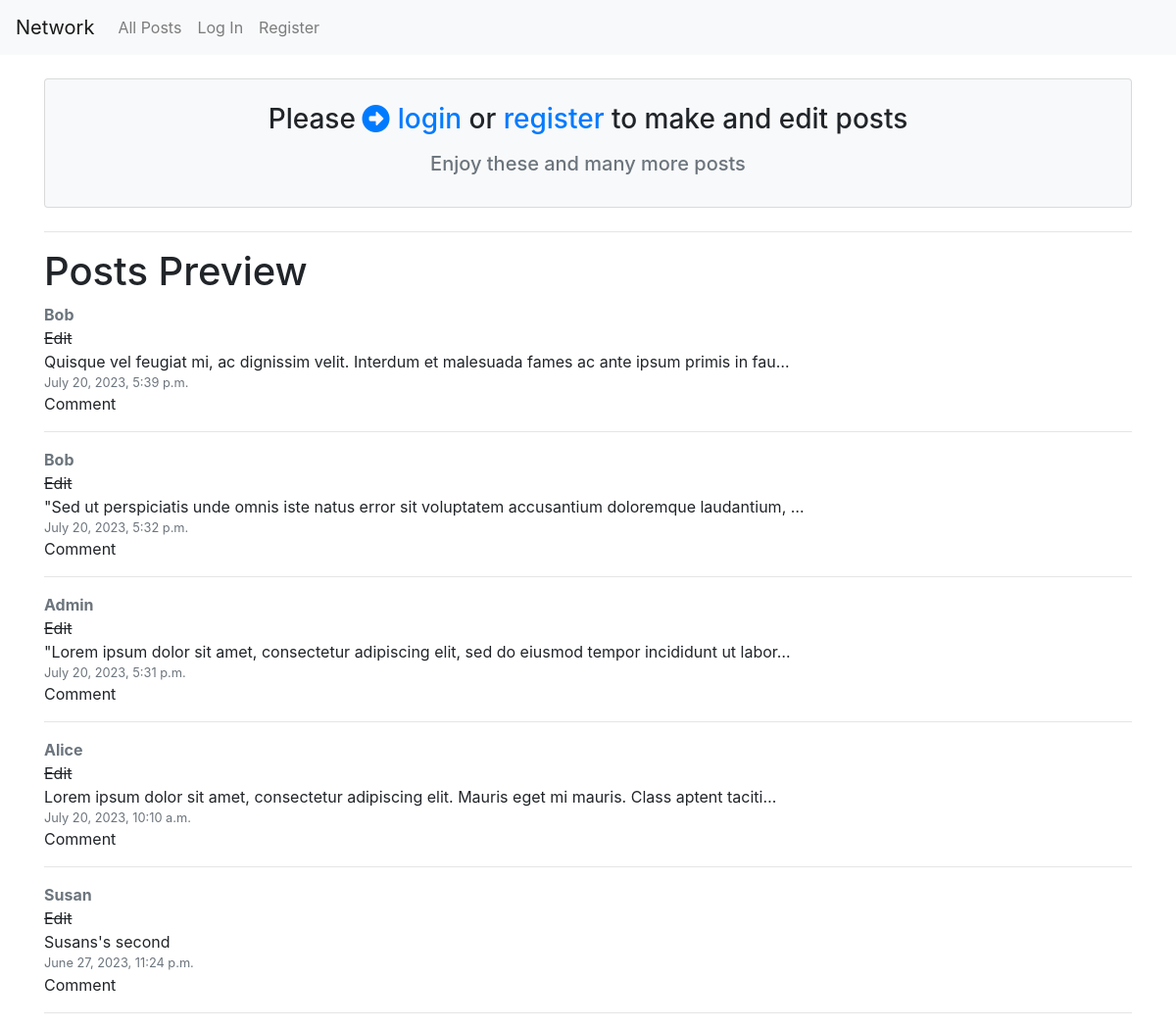
Before: / with the older database file.
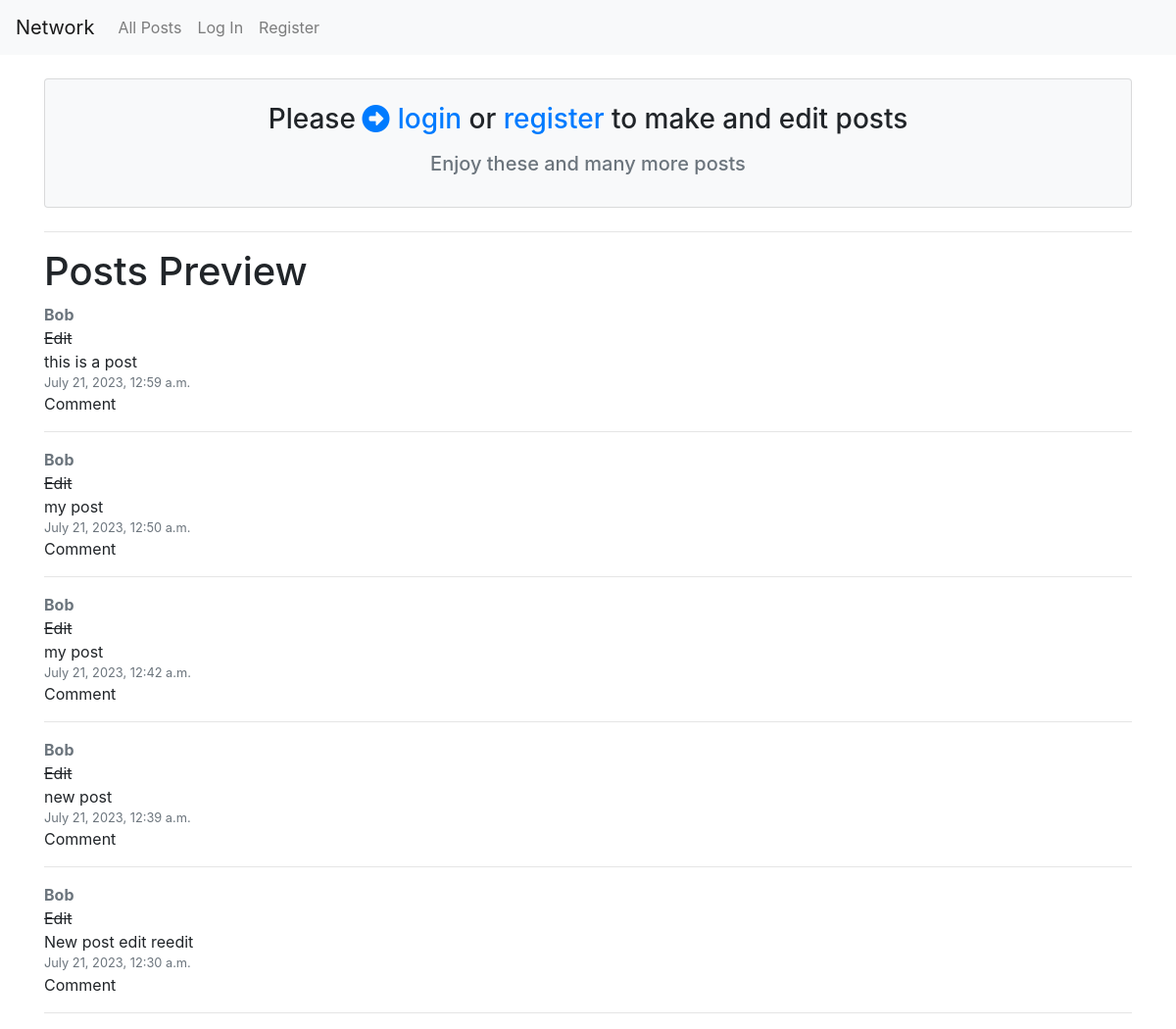
After: the same page with the newer database file.
### network/models.py (models this page shows, shortened)
class Post(models.Model):
    content = models.TextField(verbose_name='')
    user = models.ForeignKey(User, on_delete=models.CASCADE)
    comment = models.ForeignKey(Comment, on_delete=models.CASCADE, blank=True, null=True)
    pub_date = models.DateTimeField(auto_now_add=True)
    likes = models.ManyToManyField(User, related_name="post_like", blank=True)
    class Meta:
        ordering = ["-pub_date"]

class User(AbstractUser):
    pass

### network/views.py (the view, shortened to what this page needs)
# urls.py: path("", views.index, name="index"),
def index(request):
    form = PostForm()
    posts = Post.objects.order_by('-pub_date')
    preview_list = posts[:5]
    paginator = Paginator(posts, 10)
    page_number = request.GET.get("page")
    page_obj = paginator.get_page(page_number)
    return render(request, "network/index.html", {'form': form, 'preview_list': preview_list, 'page_obj': page_obj})

### network/templates/network/index.html (shortened to what this page needs)
{% extends "network/layout.html" %}
{% load static %}
{% load crispy_forms_tags %}
{% block body %}
    <div class="container">
        {% if request.user.is_authenticated %}
            <h1 class="fw_400">All Posts</h1>
            <p class="h3 fw_400">New Post</p>
            <form method="post">
                {% csrf_token %}
                {{ form|crispy }}
                <button class="btn btn-primary" type="submit">Post</button>
            </form>
            <hr>
            {% for post in page_obj  %}
                <a href="{% url 'profile' post.user.profile.id %}" class="my-1 font-weight-bold text-secondary">{{post.user | capfirst }}</a>
                {% if post.user == request.user %}<a class="d-block" href="{% url 'edit' post.id %}">Edit</a>{% endif %}
                <p class="my-0">{{ post.content|truncatechars:100 }} {% if post.content.count > 100 %}...{% endif %}</p>
                <p class="my-0 text-muted small">{{post.pub_date}}</p>
                {% if request.user in post.likes.all %}
                    <i value="{{ post.id }}" id="heart" class="fa-solid fa-heart" style="color:#ff0000"></i>
                {% else %}
                    <i value="{{ post.id }}" id="heart" class="fa-regular fa-heart" style="color:#ff0000"></i>
                {% endif %}
            <span id="count">{{post.likes.count}}</span>
                <p class="my-0">Comment</p>
                <hr>
            {% endfor %}
            <div class="pagination">
                <span class="step-links">
                    {% if page_obj.has_previous %}
                        <a href="?page=1">&laquo; first</a>
                        <a href="?page={{ page_obj.previous_page_number }}">previous</a>
                    {% endif %}
                    <span class="current">
                        Page {{ page_obj.number }} of {{ page_obj.paginator.num_pages }}.
                    </span>
                    {% if page_obj.has_next %}
                        <a href="?page={{ page_obj.next_page_number }}">next</a>
                        <a href="?page={{ page_obj.paginator.num_pages }}">last &raquo;</a>
                    {% endif %}
                    </span>
            </div>
        {% else %}
        <div class="card bg-light h3 my-4 p-4 text-center">
            <p>Please <a href="{% url 'login' %}"><i class="fa-solid fa-circle-down fa-rotate-270"></i> login</a> or <a href="{% url 'register' %}">register</a> to make and edit posts</p>
            <p class="h5 text-muted">Enjoy these and many more posts</p>
        </div>
        <hr>
        <h1>Posts Preview</h1>
        {% for post in preview_list %}
                <a href="{% url 'profile' post.user.profile.id %}" class="my-1 font-weight-bold text-secondary">{{post.user | capfirst }}</a>
                <a class="d-block"><s>Edit</s></a>
                <p class="my-0">{{ post.content|truncatechars:100 }} {% if post.content.count > 100 %}...{% endif %}</p>
                <p class="my-0 text-muted small">{{post.pub_date}}</p>
                <p class="my-0">Comment</p>
                <hr>
            {% endfor %}
        {% endif %}
    </div>
{% endblock %}

Changed rows visible on the page:
no longer on this page (row edited): Post: user "Bob", content "Quisque vel feugiat mi, ac dignissim velit. Interdum et malesuada fames ac ante ipsum primis in fau…", pub_date "July 20, 2023, 5:39 p.m."
no longer on this page (row unchanged): Post: user "Bob", content "\"Sed ut perspiciatis unde omnis iste natus error sit voluptatem accusantium doloremque laudantium, …", pub_date "July 20, 2023, 5:32 p.m."
no longer on this page (row unchanged): Post: user "Admin", content "\"Lorem ipsum dolor sit amet, consectetur adipiscing elit, sed do eiusmod tempor incididunt ut labor…", pub_date "July 20, 2023, 5:31 p.m."
no longer on this page (row edited): Post: user "Alice", content "Lorem ipsum dolor sit amet, consectetur adipiscing elit. Mauris eget mi mauris. Class aptent taciti…", pub_date "July 20, 2023, 10:10 a.m."
no longer on this page (row unchanged): Post: user "Susan", content "Susans's second", pub_date "June 27, 2023, 11:24 p.m."
added Post: user "Bob", content "this is a post", pub_date "July 21, 2023, 12:59 a.m."
added Post: user "Bob", content "my post", pub_date "July 21, 2023, 12:50 a.m."
added Post: user "Bob", content "my post", pub_date "July 21, 2023, 12:42 a.m."
added Post: user "Bob", content "new post", pub_date "July 21, 2023, 12:39 a.m."
added Post: user "Bob", content "New post edit reedit", pub_date "July 21, 2023, 12:30 a.m."
